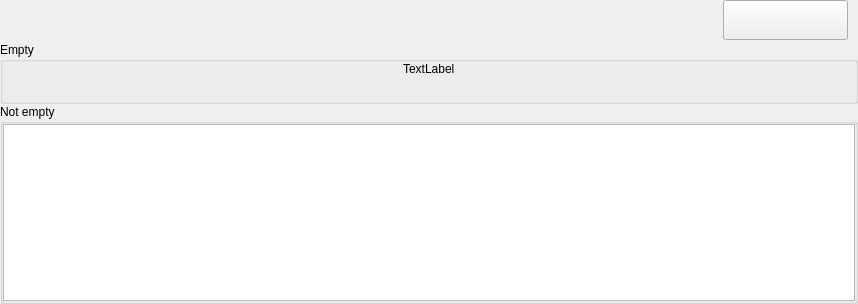
<?xml version="1.0" encoding="UTF-8"?>
<ui version="4.0">
 <class>C_SyvDaItPaWidgetNew</class>
 <widget class="QWidget" name="C_SyvDaItPaWidgetNew">
  <property name="geometry">
   <rect>
    <x>0</x>
    <y>0</y>
    <width>858</width>
    <height>304</height>
   </rect>
  </property>
  <property name="windowTitle">
   <string>Form</string>
  </property>
  <layout class="QVBoxLayout" name="verticalLayout">
   <property name="spacing">
    <number>0</number>
   </property>
   <property name="leftMargin">
    <number>0</number>
   </property>
   <property name="topMargin">
    <number>0</number>
   </property>
   <property name="rightMargin">
    <number>0</number>
   </property>
   <property name="bottomMargin">
    <number>0</number>
   </property>
   <item>
    <layout class="QHBoxLayout" name="horizontalLayout" stretch="1,0">
     <property name="spacing">
      <number>15</number>
     </property>
     <property name="rightMargin">
      <number>10</number>
     </property>
     <property name="bottomMargin">
      <number>2</number>
     </property>
     <item>
      <spacer name="horizontalSpacer">
       <property name="orientation">
        <enum>Qt::Horizontal</enum>
       </property>
       <property name="sizeHint" stdset="0">
        <size>
         <width>40</width>
         <height>20</height>
        </size>
       </property>
      </spacer>
     </item>
     <item>
      <widget class="stw::opensyde_gui_elements::C_OgePubSvgIconWithText" name="pc_PushButtonAdd">
       <property name="minimumSize">
        <size>
         <width>125</width>
         <height>40</height>
        </size>
       </property>
       <property name="maximumSize">
        <size>
         <width>125</width>
         <height>40</height>
        </size>
       </property>
       <property name="layoutDirection">
        <enum>Qt::LeftToRight</enum>
       </property>
       <property name="text">
        <string/>
       </property>
      </widget>
     </item>
    </layout>
   </item>
   <item>
    <widget class="stw::opensyde_gui_elements::C_OgeGbxTransparent" name="pc_GroupBoxTreeEmpty">
     <property name="title">
      <string>Empty</string>
     </property>
     <layout class="QHBoxLayout" name="horizontalLayout_4" stretch="1,0,1">
      <property name="spacing">
       <number>0</number>
      </property>
      <property name="leftMargin">
       <number>0</number>
      </property>
      <property name="topMargin">
       <number>0</number>
      </property>
      <property name="rightMargin">
       <number>0</number>
      </property>
      <property name="bottomMargin">
       <number>0</number>
      </property>
      <item>
       <spacer name="horizontalSpacer_3">
        <property name="orientation">
         <enum>Qt::Horizontal</enum>
        </property>
        <property name="sizeHint" stdset="0">
         <size>
          <width>40</width>
          <height>20</height>
         </size>
        </property>
       </spacer>
      </item>
      <item>
       <layout class="QVBoxLayout" name="verticalLayout_2" stretch="0,1">
        <property name="spacing">
         <number>0</number>
        </property>
        <item>
         <widget class="stw::opensyde_gui_elements::C_OgeLabToolTipBase" name="pc_LabelTreeEmpty">
          <property name="styleRole" stdset="0">
           <string>group-item</string>
          </property>
          <property name="text">
           <string>TextLabel</string>
          </property>
         </widget>
        </item>
        <item>
         <spacer name="verticalSpacer">
          <property name="orientation">
           <enum>Qt::Vertical</enum>
          </property>
          <property name="sizeHint" stdset="0">
           <size>
            <width>20</width>
            <height>40</height>
           </size>
          </property>
         </spacer>
        </item>
       </layout>
      </item>
      <item>
       <spacer name="horizontalSpacer_2">
        <property name="orientation">
         <enum>Qt::Horizontal</enum>
        </property>
        <property name="sizeHint" stdset="0">
         <size>
          <width>386</width>
          <height>20</height>
         </size>
        </property>
       </spacer>
      </item>
     </layout>
    </widget>
   </item>
   <item>
    <widget class="stw::opensyde_gui_elements::C_OgeGbxTransparent" name="pc_GroupBoxTree">
     <property name="title">
      <string>Not empty</string>
     </property>
     <layout class="QHBoxLayout" name="horizontalLayout_3">
      <property name="spacing">
       <number>0</number>
      </property>
      <property name="leftMargin">
       <number>0</number>
      </property>
      <property name="topMargin">
       <number>0</number>
      </property>
      <property name="rightMargin">
       <number>0</number>
      </property>
      <property name="bottomMargin">
       <number>0</number>
      </property>
      <item>
       <widget class="stw::opensyde_gui::C_SyvDaItPaTreeView" name="pc_TreeView"/>
      </item>
     </layout>
    </widget>
   </item>
  </layout>
 </widget>
 <customwidgets>
  <customwidget>
   <class>stw::opensyde_gui_elements::C_OgeLabToolTipBase</class>
   <extends>QLabel</extends>
   <header>C_OgeLabToolTipBase.hpp</header>
  </customwidget>
  <customwidget>
   <class>stw::opensyde_gui_elements::C_OgeGbxTransparent</class>
   <extends>QGroupBox</extends>
   <header>C_OgeGbxTransparent.hpp</header>
   <container>1</container>
  </customwidget>
  <customwidget>
   <class>stw::opensyde_gui::C_SyvDaItPaTreeView</class>
   <extends>QTreeView</extends>
   <header>C_SyvDaItPaTreeView.hpp</header>
  </customwidget>
  <customwidget>
   <class>stw::opensyde_gui_elements::C_OgePubSvgIconWithText</class>
   <extends>QPushButton</extends>
   <header>C_OgePubSvgIconWithText.hpp</header>
  </customwidget>
 </customwidgets>
 <resources/>
 <connections/>
</ui>
